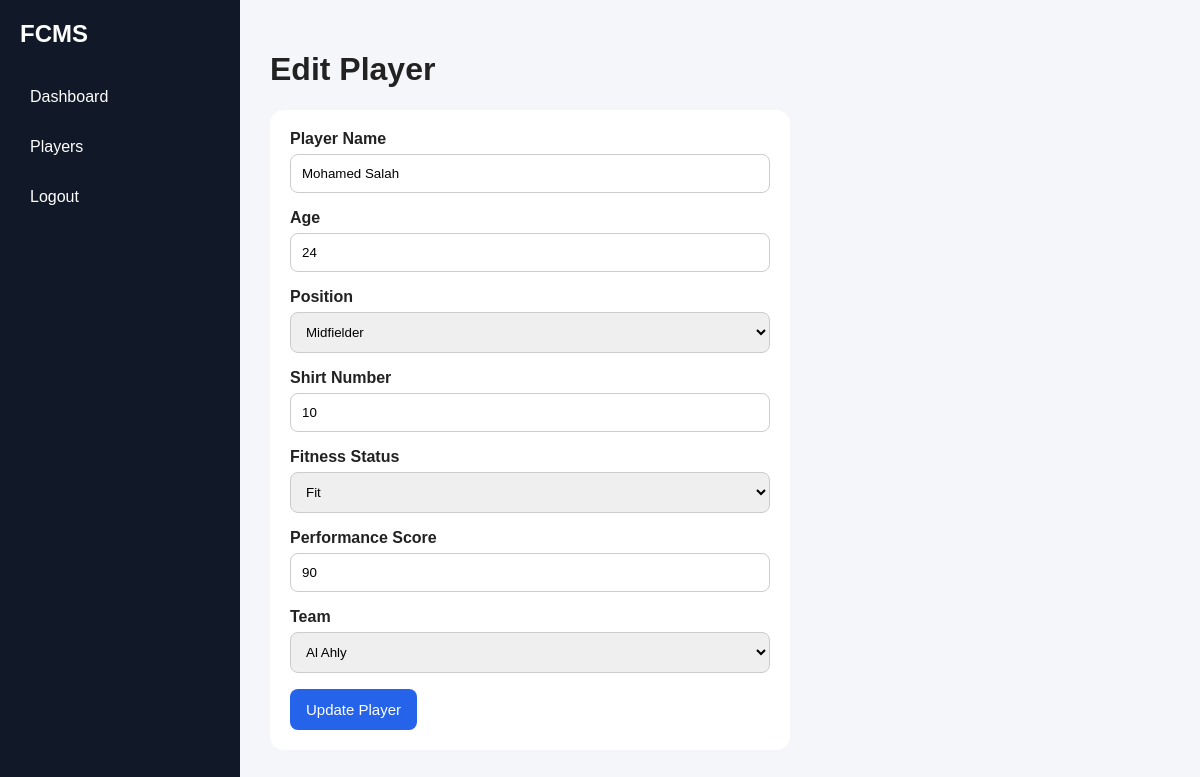
The app's page /public/index.php?page=players&action=edit&id=2 (signed in) with its own data.
### tables this page shows
CREATE TABLE `players` (
  `playerId` int(11) NOT NULL,
  `userId` int(11) DEFAULT NULL,
  `teamId` int(11) DEFAULT NULL,
  `name` varchar(100) NOT NULL,
  `age` int(11) DEFAULT NULL,
  `position` varchar(50) DEFAULT NULL,
  `shirtNumber` int(11) DEFAULT NULL,
  `fitnessStatus` varchar(50) DEFAULT NULL,
  `performanceScore` int(11) DEFAULT 0
);

CREATE TABLE `teams` (
  `teamId` int(11) NOT NULL,
  `teamName` varchar(100) NOT NULL,
  `category` varchar(50) DEFAULT NULL
);

### app/controllers/PlayerController.php (called while the page is built, shortened)
<?php
require_once __DIR__ . '/../models/Player.php';
class PlayerController extends Controller
{
    private $playerModel;
    public function __construct()
    {
        $this->playerModel = new Player();
    }
    public function edit()
    {
        $playerId = (int) ($_GET['id'] ?? 0);
        $player = $this->playerModel->getPlayerById($playerId);
        $teams = $this->playerModel->getTeams();
        $this->view('players/edit', [
            'player' => $player,
            'teams' => $teams
        ]);
    }
}

### app/core/Database.php (called while the page is built, shortened)
<?php
class Database
{
    private static $instance = null;
    private $connection;
    private function __construct()
    {
        $this->connection = new mysqli(DB_HOST, DB_USER, DB_PASS, DB_NAME);
        $this->connection->set_charset('utf8mb4');
    }
    public static function getInstance()
    {
        if (self::$instance === null) {
            self::$instance = new Database();
        }
        return self::$instance;
    }
    public function getConnection()
    {
        return $this->connection;
    }
}

### app/core/Model.php (called while the page is built, shortened)
<?php
require_once __DIR__ . '/Database.php';
class Model
{
    public function __construct()
    {
        $this->db = Database::getInstance()->getConnection();
    }
}

### app/models/Player.php (called while the page is built, shortened)
<?php
require_once __DIR__ . '/../core/Model.php';
class Player extends Model
{
    public function getPlayerById($playerId)
    {
        $sql = "SELECT * FROM players WHERE playerId = ? LIMIT 1";
        $stmt = $this->db->prepare($sql);
        $stmt->bind_param('i', $playerId);
        $stmt->execute();
        return $stmt->get_result()->fetch_assoc();
    }
    public function getTeams()
    {
        $sql = "SELECT teamId, teamName FROM teams ORDER BY teamName ASC";
        $result = $this->db->query($sql);
        return $result;
    }
}

### app/views/players/edit.php (the view, shortened to what this page needs)
<!DOCTYPE html>
<html lang="en">
<head>
    <link rel="stylesheet" href="<?php echo BASE_URL; ?>css/style.css">
</head>
<body>
<div class="layout">
    <aside class="sidebar">
        <h2>FCMS</h2>
        <ul>
            <li><a href="<?php echo BASE_URL; ?>index.php?page=dashboard">Dashboard</a></li>
            <li><a href="<?php echo BASE_URL; ?>index.php?page=players">Players</a></li>
            <li><a href="<?php echo BASE_URL; ?>index.php?page=logout">Logout</a></li>
        </ul>
    </aside>
    <main class="content">
        <h1>Edit Player</h1>
        <form method="POST" action="<?php echo BASE_URL; ?>index.php?page=players&action=update" class="form-box">
            <div class="form-group">
                <label>Player Name</label>
                <input type="text" name="name" value="<?php echo htmlspecialchars($player['name']); ?>" required>
            </div>
            <div class="form-group">
                <label>Age</label>
                <input type="number" name="age" value="<?php echo htmlspecialchars($player['age']); ?>" required>
            </div>
            <div class="form-group">
                <label>Position</label>
                <select name="position" required>
                    <option value="Midfielder" <?php echo $player['position'] === 'Midfielder' ? 'selected' : ''; ?>>Midfielder</option>
                </select>
            </div>
            <div class="form-group">
                <label>Shirt Number</label>
                <input type="number" name="shirtNumber" value="<?php echo htmlspecialchars($player['shirtNumber']); ?>" required>
            </div>
            <div class="form-group">
                <label>Fitness Status</label>
                <select name="fitnessStatus" required>
                    <option value="Fit" <?php echo $player['fitnessStatus'] === 'Fit' ? 'selected' : ''; ?>>Fit</option>
                </select>
            </div>
            <div class="form-group">
                <label>Performance Score</label>
                <input type="number" name="performanceScore" min="0" max="100"
                       value="<?php echo htmlspecialchars($player['performanceScore']); ?>" required>
            </div>
            <div class="form-group">
                <label>Team</label>
                <select name="teamId" required>
                    <?php while ($team = $teams->fetch_assoc()): ?>
                        <option value="<?php echo $team['teamId']; ?>"
                            <?php echo $player['teamId'] == $team['teamId'] ? 'selected' : ''; ?>>
                            <?php echo htmlspecialchars($team['teamName']); ?>
                        </option>
                    <?php endwhile; ?>
                </select>
            </div>
            <button type="submit" class="btn-primary">Update Player</button>
        </form>
    </main>
</div>
</body>
</html>

### public/css/style.css (style rules this page uses)
* { box-sizing: border-box; font-family: Arial, sans-serif; }
body { margin: 0; background: #f4f6f9; color: #222; }
.form-group { margin-bottom: 16px; }
label { display: block; margin-bottom: 6px; font-weight: bold; }
input, select, textarea { width: 100%; padding: 11px; border: 1px solid #ccc; border-radius: 8px; }
.btn-primary, .btn-secondary { display: inline-block; border: none; color: white; padding: 12px 16px; border-radius: 8px; cursor: pointer; font-size: 15px; text-decoration: none; }
.btn-primary { background: #2563eb; }
.layout { display: flex; min-height: 100vh; }
.sidebar { width: 240px; background: #111827; color: white; padding: 20px; flex-shrink: 0; }
.sidebar h2 { margin-top: 0; margin-bottom: 30px; }
.sidebar ul { padding: 0; list-style: none; }
.sidebar li { margin-bottom: 12px; }
.sidebar a { color: white; text-decoration: none; display: block; padding: 10px; border-radius: 8px; }
.content { flex: 1; padding: 30px; }
.form-box { background: white; padding: 20px; border-radius: 14px; max-width: 520px; }

### records on screen
players: name "Mohamed Salah", age "24", position "Midfielder", shirtNumber "10", fitnessStatus "Fit", performanceScore "90", teamId "Al Ahly"
